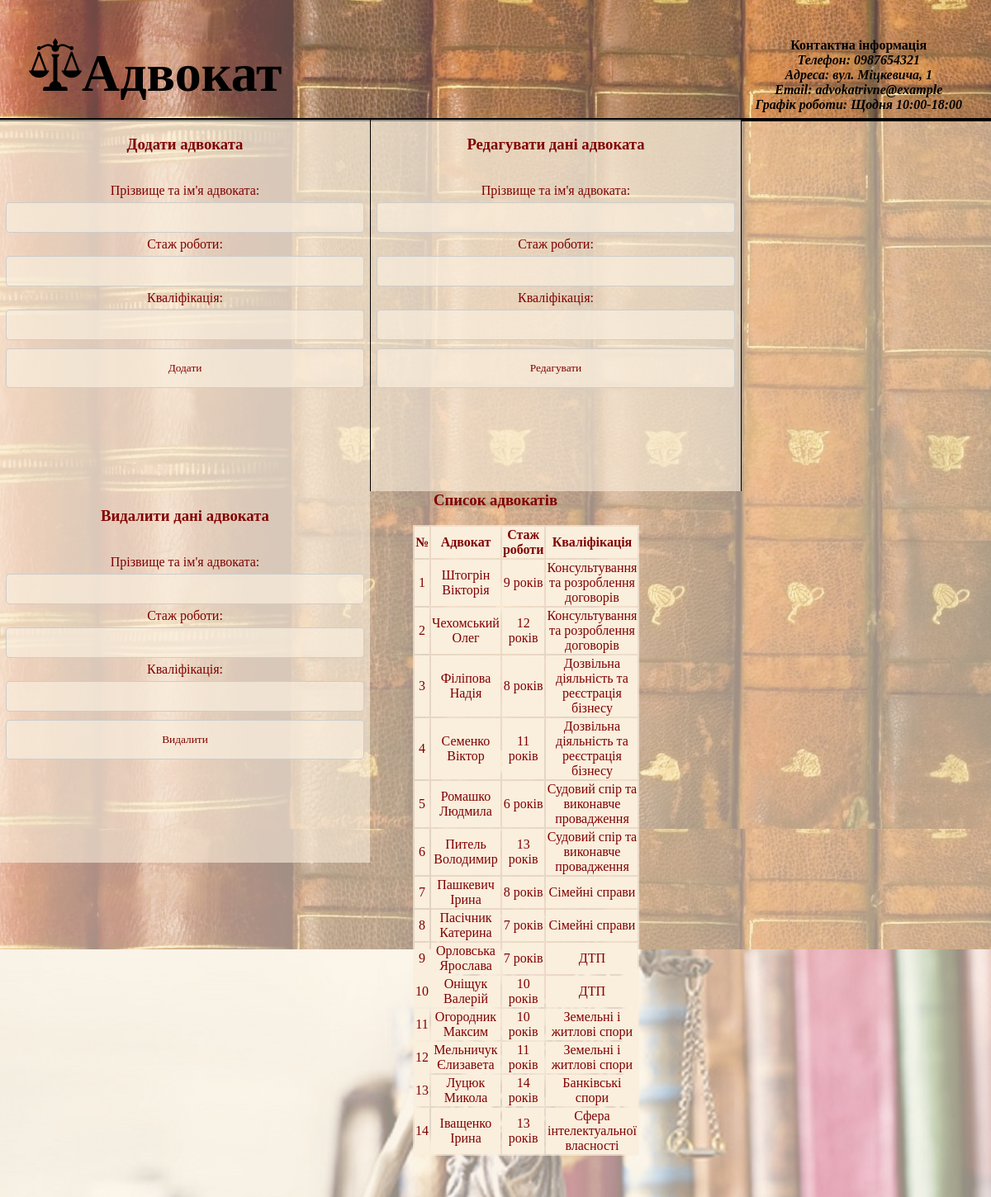
Screenshot of /employees/emplawyers.php (signed in) with the database file from the repository.
### tables this page shows
CREATE TABLE IF NOT EXISTS `lawyers` (
  `l_id` int(11) NOT NULL AUTO_INCREMENT,
  `l_name` text NOT NULL,
  `experience` text NOT NULL,
  `qualification` text NOT NULL,
  `service_id` int(11) NOT NULL,
  PRIMARY KEY (`l_id`),
  KEY `s_id` (`service_id`)
);

### employees/emplawyers.php (the view, shortened to what this page needs)
<!DOCTYPE html>
<html>
<head>
   <link rel="stylesheet" type="text/css" href="../css/style.css" >
</head>
<body>
<div class="emplbody"> <?php require "../blocks/header.php" ?>
 <?php require "../login.php" ;
 if (! empty($_SESSION['success'])) {
    ?>
<div id="col1"><h3>Додати адвоката</h3><br>
<form action="addlawyer.php" method="post">
		Прізвище та ім'я адвоката: <input type="text" name="l_name" required><br>
		Стаж роботи: <input type="text" name="experience" required><br>
		Кваліфікація: <input type="text" name="qualification" required><br>
		<input type="submit" value="Додати">
</form>
</div>
<div id="col2"><h3>Редагувати дані адвоката</h3><br>
<form action="editlawyer.php" method="post">
		Прізвище та ім'я адвоката: <input type="text" name="l_name" required><br>
		Стаж роботи: <input type="text" name="experience" required><br>
		Кваліфікація: <input type="text" name="qualification" required><br>
		<input type="submit" value="Редагувати">
</form>
</div>
<div id="col3"><h3>Видалити дані адвоката</h3><br>
 <form action="deletelawyer.php" method="post">
       Прізвище та ім'я адвоката: <input type="text" name="l_name" required><br>
	   Стаж роботи: <input type="text" name="experience" required><br>
	   Кваліфікація: <input type="text" name="qualification" required><br>
	   <input type="submit" value="Видалити">
</form>
</div>
<div class="table"><h3>Список адвокатів</h3>
<?php require_once "../dbconnect.php";
$sql = "SELECT * FROM lawyers";
$result = $conn->query($sql);
if ($result->num_rows > 0) {
	echo "<table><tr><th>№</th><th>Адвокат</th><th>Стаж роботи</th><th>Кваліфікація</th></tr>";
  while($row = $result->fetch_assoc()) {
	  echo "<tr><td>" . $row["l_id"]. "</td>
	            <td>" . $row["l_name"]. "</td>
				<td>" . $row["experience"]. "</td>
				<td>" . $row["qualification"]. "</td></tr>";
  }
} else {
  echo "0 results";}
?>
</div>
<?php
}
else
{
?>
<div class="inputtext"><h3>Вхід у систему для адвоката:</h3><br>
<?php
	echo 'Ви не увійшли в кабінет. <a href="reg.php">Увійти.</a>';
}
?>
</div>
</body>
</html>

### website/blocks/header.php
<header>
<h1 class="top"><a href="/" title="На головну"><img src="../img/header2.png">Адвокат</a></h1>
<div class="text">
<b>Контактна інформація</b> <br>
<i><b>Телефон: 0987654321 <br>
Адресa: вул. Міцкевича, 1<br>
Email: advokatrivne@example <br>
Графік роботи: Щодня 10:00-18:00</i></b><br>
</div>
 </header>

### website/css/style.css (style rules this page uses)
body { margin: 0; background: url(../img/image2.jpg); }
header { text-align: left; width: 100%; height: 140px; padding-top: 3px; color: black; border-bottom: 2px solid black; font-family: Times New Roman; background-color: rgba(250, 238, 221, 0.3); }
.top { float: center; text-align: center; font-family: Times New Roman; font-size: 4em; text-decoration: none; color: black; padding-left: 35px; }
.top a { float: left; display: block; color: black; text-align: center; text-decoration: none; font-family: Times New Roman; }
.text { float: right; text-align: center; color: black; padding-right: 35px; font-family: Times New Roman; }
#col1, #col2, #col3 { width: 435px; height: 450px; padding: 0 7px; padding-top: 62px; float: left; color: maroon; background-color: rgba(250, 238, 221, 0.6); text-align: center; }
#col1, #col2 { border-right: 1px solid #000; }
#col2 { background-color: rgba(250, 238, 221, 0.9); }
input, textarea { width: 100%; padding: 10px 20px; margin: 5px 0; display: inline-block; border: 1px solid #ccc; border-radius: 4px; box-sizing: border-box; background: rgba(250, 238, 221, 0.7); }
input[type=submit] { float: center; display: block; color: maroon; text-align: center; padding-bottom: 45px; text-decoration: none; background: rgba(250, 238, 221, 0.7); padding: 15px; font-family: Times New Roman; }
.emplbody { background-image: url(../img/image1.jpg); height: 1150px; }
.table { border-top: 2px; float: center; text-align: center; color: maroon; border-top: 2px solid black; padding: 30px 500px 50px; background-color: rgba(250, 238, 221, 0.6); }
table { background: rgba(250, 238, 221, 0.7); }
th, td { background: #FAEEDD; }

### employees/emplawyers.php (style rules this page uses)
#col1, #col2, #col3 { width: 434px; padding: 0 7px; float: left; color: maroon; background-color: rgba(250, 238, 221, 0.6); }
#col1, #col2 { border-right: 1px solid #000; }

### rows the page displays
lawyers: l_id "1", l_name "Штогрін Вікторія", experience "9 років", qualification "Консультування та розроблення договорів"
lawyers: l_id "2", l_name "Чехомський Олег", experience "12 років", qualification "Консультування та розроблення договорів"
lawyers: l_id "3", l_name "Філіпова Надія", experience "8 років", qualification "Дозвільна діяльність та реєстрація бізнесу"
lawyers: l_id "4", l_name "Семенко Віктор", experience "11 років", qualification "Дозвільна діяльність та реєстрація бізнесу"
lawyers: l_id "5", l_name "Ромашко Людмила", experience "6 років", qualification "Судовий спір та виконавче провадження"
lawyers: l_id "6", l_name "Питель Володимир", experience "13 років", qualification "Судовий спір та виконавче провадження"
lawyers: l_id "7", l_name "Пашкевич Ірина", experience "8 років", qualification "Сімейні справи"
lawyers: l_id "8", l_name "Пасічник Катерина", experience "7 років", qualification "Сімейні справи"
lawyers: l_id "9", l_name "Орловська Ярослава", experience "7 років", qualification "ДТП"
lawyers: l_id "10", l_name "Оніщук Валерій", experience "10 років", qualification "ДТП"
lawyers: l_id "11", l_name "Огородник Максим", experience "10 років", qualification "Земельні і житлові спори"
lawyers: l_id "12", l_name "Мельничук Єлизавета", experience "11 років", qualification "Земельні і житлові спори"
lawyers: l_id "13", l_name "Луцюк Микола", experience "14 років", qualification "Банківські спори"
lawyers: l_id "14", l_name "Іващенко Ірина", experience "13 років", qualification "Сфера інтелектуальної власності"
